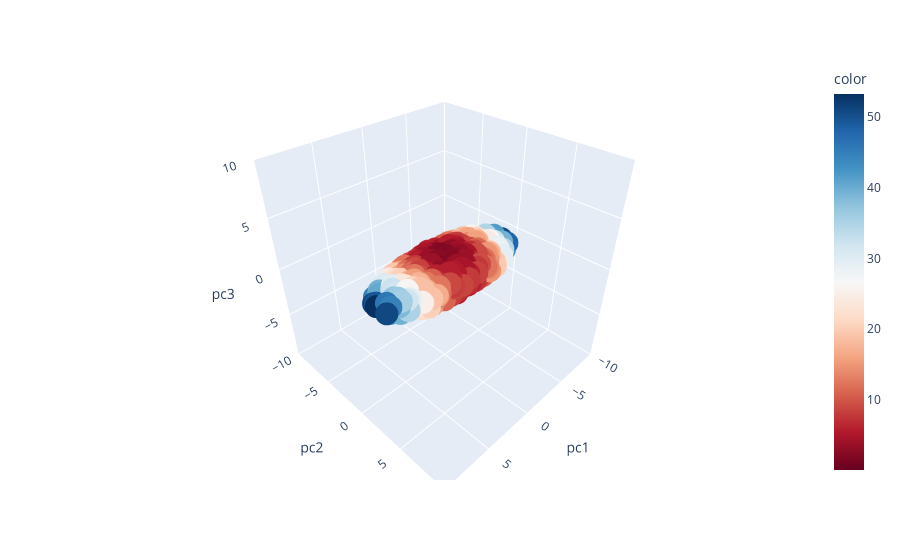

This figure's notebook cell:
### Markdown cell above
In some sense, we can think of $P$ as an output of the PCA procedure. 

It is simply a rotation of the data such that the data will now appear "axis aligned". Specifically, for a 3d dataset, if we plot PC1, PC2, and PC3 along the x, y, and z axes of our plot, then the greatest amount of variation happens along the x-axis, the second greatest amount along the y-axis, and the smallest amount along the z-axis. 

To visualize this, run the cell below, which will show our data now projected onto the principal component space. Compare with your original figure, and observe that the data is exactly the same, only it is now rotated.

### Code cell
surfboard_pcs = surfboard_pcs.rename(columns = {0: "pc1", 1: "pc2", 2: "pc3"})
fig = px.scatter_3d(colorize_surfboard_data(surfboard_pcs), 
                    x='pc1', y='pc2', z='pc3', range_x = [-10, 10], range_y = [-10, 10], range_z = [-10, 10], color = 'color', color_continuous_scale = 'RdBu');
fig.show();

### Figure 1 — Plotly figure (JSON) as saved in the notebook; plotly's stock layout.template omitted (floating-point values rounded to 4 significant figures; data arrays with more than 128 entries replaced by an {"elided": "..."} marker saying what was removed)
{"data": [{"hovertemplate": "pc1=%{x}<br>pc2=%{y}<br>pc3=%{z}<br>color=%{marker.color}<extra></extra>", "legendgroup": "", "marker": {"color": {"elided": "1000 float values"}, "coloraxis": "coloraxis", "symbol": "circle"}, "mode": "markers", "name": "", "scene": "scene", "showlegend": false, "type": "scatter3d", "x": {"elided": "1000 float values"}, "y": {"elided": "1000 float values"}, "z": {"elided": "1000 float values"}}], "layout": {"autosize": true, "coloraxis": {"colorbar": {"title": {"text": "color"}}, "colorscale": [[0, "rgb(103,0,31)"], [0.1, "rgb(178,24,43)"], [0.2, "rgb(214,96,77)"], [0.3, "rgb(244,165,130)"], [0.4, "rgb(253,219,199)"], [0.5, "rgb(247,247,247)"], [0.6, "rgb(209,229,240)"], [0.7, "rgb(146,197,222)"], [0.8, "rgb(67,147,195)"], [0.9, "rgb(33,102,172)"], [1, "rgb(5,48,97)"]]}, "legend": {"tracegroupgap": 0}, "margin": {"t": 60}, "scene": {"aspectmode": "auto", "aspectratio": {"x": 1, "y": 1, "z": 1}, "domain": {"x": [0, 1], "y": [0, 1]}, "xaxis": {"range": [-10, 10], "title": {"text": "pc1"}, "type": "linear"}, "yaxis": {"range": [-10, 10], "title": {"text": "pc2"}, "type": "linear"}, "zaxis": {"range": [-10, 10], "title": {"text": "pc3"}, "type": "linear"}}}}
